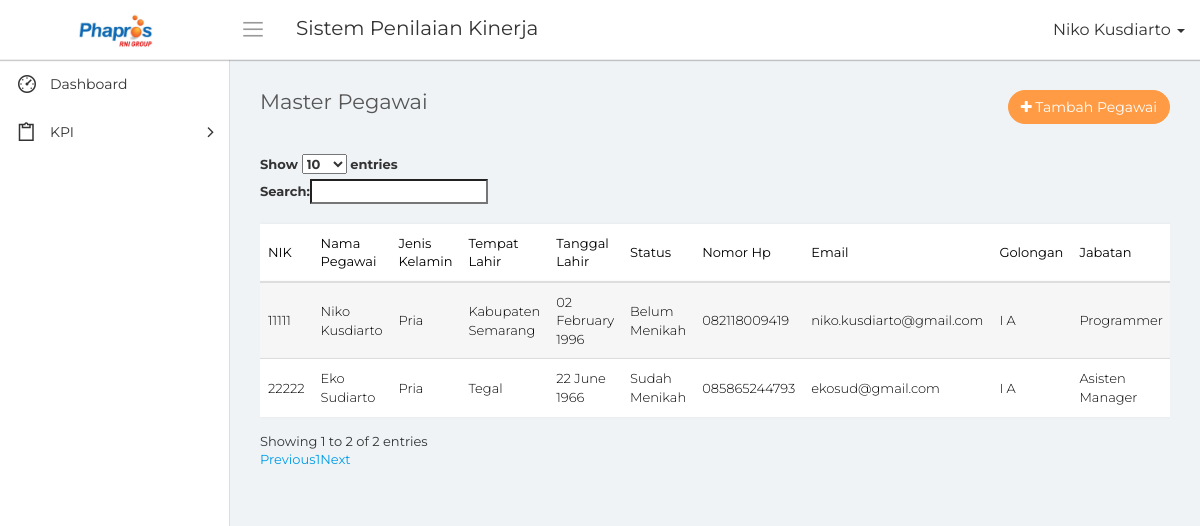
The page /data_anggota.php (signed in) on the database its author committed.
### tables this page shows
CREATE TABLE `mst_anggota` (
  `id_anggota` bigint(20) NOT NULL,
  `nik` varchar(50) NOT NULL,
  `nama` varchar(50) NOT NULL,
  `jenis_kelamin` int(2) NOT NULL,
  `tempat_lahir` varchar(50) NOT NULL,
  `tanggal_lahir` date NOT NULL,
  `status` int(2) NOT NULL,
  `nomor_hp` varchar(20) NOT NULL,
  `email` varchar(50) NOT NULL,
  `id_golongan` bigint(20) NOT NULL,
  `id_jabatan` bigint(20) NOT NULL,
  `id_unit` bigint(20) NOT NULL,
  `alamat` text NOT NULL,
  `tanggal_input` date NOT NULL
);

CREATE TABLE `mst_golongan` (
  `id_golongan` bigint(20) NOT NULL,
  `nama_golongan` varchar(50) NOT NULL,
  `tanggal_input` date NOT NULL
);

CREATE TABLE `mst_jabatan` (
  `id_jabatan` bigint(20) NOT NULL,
  `nama_jabatan` varchar(50) NOT NULL,
  `tanggal_input` date NOT NULL
);

### conn/database.php (called while the page is built, shortened)
<?php
	class database{
		function __construct(){
			$this->connection = new mysqli('localhost', 'root', '','phapros_final');
		}
		function tampil_anggota(){
			$query = $this->connection->query("SELECT ang.*, gol.nama_golongan, jab.nama_jabatan, uni.nama_unit FROM mst_anggota as ang LEFT JOIN mst_golongan as gol ON ang.id_golongan = gol.id_golongan LEFT JOIN mst_jabatan as jab ON ang.id_jabatan = jab.id_jabatan LEFT JOIN mst_unit as uni ON ang.id_unit = uni.id_unit");
			while($tampil = $query->fetch_array())
				$hasil[] = $tampil;
			return $hasil;
		}
		function tampil_akses(){
			$query = $this->connection->query("SELECT * FROM akses_menu");
			while($tampil = $query->fetch_array())
				$hasil[] = $tampil;
			return $hasil;
		}
	}
?>

### data_anggota.php (the view, shortened to what this page needs)
<?php
    include "conn/database.php";
    $db = new database();
    $nama = $_SESSION['nama'];
    $jabatan = $_SESSION['id_jabatan'];
?>
<!DOCTYPE html>
<html>
    <head>
        <link rel="stylesheet" type="text/css" href="assets/css/bootstrap.min.css">
        <link rel="stylesheet" type="text/css" href="assets/css/font-awesome.min.css">
        <link rel="stylesheet" type="text/css" href="assets/css/line-awesome.min.css">
        <link rel="stylesheet" type="text/css" href="https://cdn.datatables.net/v/dt/dt-1.10.18/datatables.min.css"/>
		<link rel="stylesheet" type="text/css" href="assets/css/select2.min.css">
		<link rel="stylesheet" type="text/css" href="assets/css/bootstrap-datetimepicker.min.css">
        <link rel="stylesheet" type="text/css" href="assets/css/style.css">
    </head>
    <body>
        <div class="main-wrapper">
            <div class="header">
				<div class="header-left">
                    <a href="index.php" class="logo">
						<img src="assets/img/logo-phapros.jpg" width="75" height="" alt="">
					</a>
                </div>
				<a id="toggle_btn" href="javascript:void(0);"><i class="la la-bars"></i></a>
                <div class="page-title-box pull-left">
					<h3>Sistem Penilaian Kinerja</h3>
                </div>
				<ul class="nav navbar-nav navbar-right user-menu pull-right">
					<li class="dropdown">
						<a href="" class="dropdown-toggle user-link" data-toggle="dropdown" title="Admin">
							<span>
                                <?php echo $nama; ?>
                            </span>
							<i class="caret"></i>
						</a>
					</li>
				</ul>
            </div>
            <div class="sidebar" id="sidebar">
                <div class="sidebar-inner slimscroll">
					<div id="sidebar-menu" class="sidebar-menu">
						<ul>
							<li>
								<a href="index.php"><i class="la la-dashboard"></i> <span>Dashboard</span></a>
							</li>
                            <?php
                                foreach($db->tampil_akses() as $tampil)
                                {
                                    if($tampil['id_jabatan'] == $jabatan)
                                    {
                                        $m1 = $tampil['menu1'];
                                        $m2 = $tampil['menu2'];
                                        $m3 = $tampil['menu3'];
                                        $m4 = $tampil['menu4'];
                                        $m5 = $tampil['menu5'];
                                        $m6 = $tampil['menu6'];
                                        $m7 = $tampil['menu7'];
                                    }
                                }
                            ?>
                            <li class="submenu">
								<a href="#"><i class="la la-clipboard"></i> <span> KPI</span> <span class="menu-arrow"></span></a>
							</li>
						</ul>
					</div>
                </div>
            </div>
            <div class="page-wrapper">
                <div class="content container-fluid">
					<div class="row">
						<div class="col-xs-8">
							<h4 class="page-title">Master Pegawai</h4>
						</div>
						<div class="col-xs-4 text-right m-b-30">
							<a href="#" class="btn btn-primary rounded pull-right" data-toggle="modal" data-target="#add_ticket"><i class="fa fa-plus"></i> Tambah Pegawai</a>
						</div>
					</div>
					<div class="row">
						<div class="col-md-12">
							<div class="table-responsive">
								<table class="table table-striped custom-table m-b-0 display" id="tabel">
									<thead>
										<tr>
                                            <th>NIK</th>
											<th>Nama Pegawai</th>
                                            <th>Jenis Kelamin</th>
                                            <th>Tempat Lahir</th>
                                            <th>Tanggal Lahir</th>
                                            <th>Status</th>
                                            <th>Nomor Hp</th>
                                            <th>Email</th>
                                            <th>Golongan</th>
                                            <th>Jabatan</th>
										</tr>
									</thead>
									<tbody>
                                    <?php
                                        foreach($db->tampil_anggota() as $data)
                                        {
                                    ?>
                                            <tr>
                                                <td><?php echo $data['nik']; ?></td>
                                                <td><?php echo $data['nama']; ?></td>
                                                <td><?php echo ($data['jenis_kelamin'] == 1)?'Pria':'Wanita'; ?></td>
                                                <td><?php echo $data['tempat_lahir']; ?></td>
                                                <td><?php echo date('d F Y', strtotime($data['tanggal_lahir'])); ?></td>
                                                <td><?php echo ($data['status'] == 1)?'Belum Menikah':'Sudah Menikah'; ?></td>
                                                <td><?php echo $data['nomor_hp']; ?></td>
                                                <td><?php echo $data['email']; ?></td>
                                                <td><?php echo $data['nama_golongan']; ?></td>
                                                <td><?php echo $data['nama_jabatan']; ?></td>
                                            </tr>
                                    <?php
                                        }
                                    ?>
									</tbody>
								</table>
							</div>
						</div>
					</div>
                </div>
            </div>
        </div>
    </body>
</html>

### rows shown on the page
mst_anggota: nik "11111", nama "Niko Kusdiarto", jenis_kelamin "Pria", tempat_lahir "Kabupaten Semarang", tanggal_lahir "02 February 1996", status "Belum Menikah", nomor_hp "082118009419", email "niko.kusdiarto@gmail.com", id_golongan.nama_golongan "I A", id_jabatan.nama_jabatan "Programmer"
mst_anggota: nik "22222", nama "Eko Sudiarto", jenis_kelamin "Pria", tempat_lahir "Tegal", tanggal_lahir "22 June 1966", status "Sudah Menikah", nomor_hp "085865244793", email "ekosud@gmail.com", id_golongan.nama_golongan "I A", id_jabatan.nama_jabatan "Asisten Manager"

### other values the page prints
$nama "Niko Kusdiarto"
